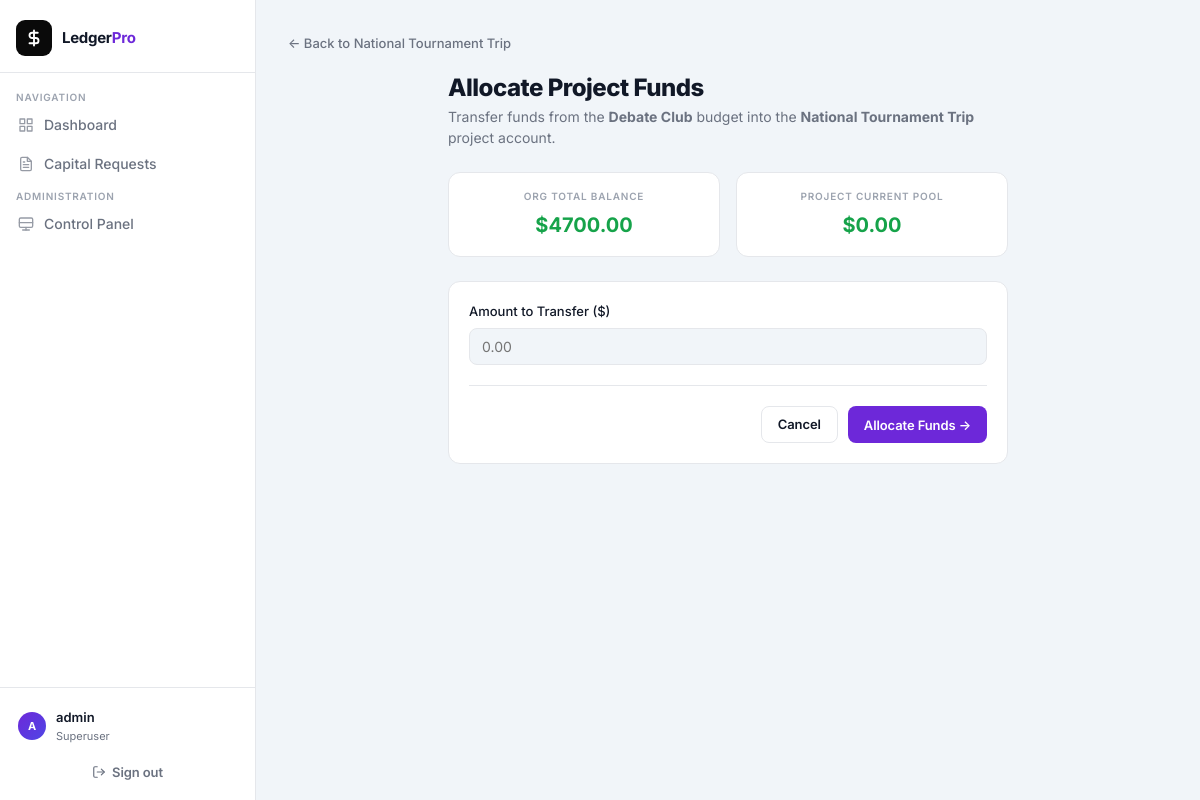
Screenshot of /org/1/project/1/allocate/ (signed in) with the database file from the repository.
### orgs/models.py (models this page shows, shortened)
class Project(models.Model):
    organization = models.ForeignKey(Organization, on_delete=models.CASCADE, related_name='projects')
    name = models.CharField(max_length=200)
    description = models.TextField(blank=True)
    bulletin = models.TextField(blank=True, help_text="Project bulletin board")
    allocated_budget = models.DecimalField(
        max_digits=12, decimal_places=2, default=0.00,
        help_text="Capital allocated from the main Org budget to this project"
    )

class Organization(models.Model):
    institution = models.ForeignKey(
        Institution, on_delete=models.CASCADE, related_name='organizations',
        null=True, blank=True
    )
    name = models.CharField(max_length=200)
    description = models.TextField(blank=True)
    officers = models.ManyToManyField(User, related_name='officer_of', blank=True)
    budget = models.DecimalField(
        max_digits=12, decimal_places=2, default=0.00,
        help_text="Starting budget manually inputted by Admins"
    )
    admins = models.ManyToManyField(
        User, related_name='org_admin_of', blank=True,
        help_text="Users with admin-level access to this org (set by the Institution Superuser)"
    )

### orgs/views.py (the view, shortened to what this page needs)
# urls.py: path('org/<int:org_id>/project/<int:project_id>/allocate/', views.allocate_funds, name='allocate_funds'),
@login_required
def allocate_funds(request, org_id, project_id):
    org = get_object_or_404(Organization, id=org_id)
    if not is_admin_for_org(request.user, org):
        return redirect('dashboard')
    project = get_object_or_404(Project, id=project_id, organization=org)
    return render(request, 'orgs/allocate_funds.html', {'org': org, 'project': project})

### orgs/context_processors.py (called while the page is built)
def platform_context(request):
    if request.user.is_anonymous:
        return {
            'is_platform_admin': False,
            'user_institution': None,
            'is_any_superuser': False,
        }
    return {
        'is_platform_admin': is_platform_admin(request.user),
        'user_institution': get_user_institution(request.user),
        'is_any_superuser': is_any_superuser(request.user),
    }

### orgs/utils.py (called while the page is built)
def get_user_institution(user):
    if user.is_anonymous:
        return None
    try:
        if hasattr(user, 'superuser_of'):
            return user.superuser_of
    except Exception:
        pass
    org = Organization.objects.filter(admins=user).first() or Organization.objects.filter(officers=user).first()
    if org:
        return org.institution
    return None

def is_platform_admin(user):
    return user.is_superuser and not hasattr(user, 'superuser_of')

def is_any_superuser(user):
    if is_platform_admin(user):
        return True
    institution = get_user_institution(user)
    if institution and user == institution.superuser:
        return True
    return False

def is_admin_for_org(user, org):
    if is_platform_admin(user):
        return True
    institution = get_user_institution(user)
    if institution and user == institution.superuser and org.institution == institution:
        return True
    return user in org.admins.all()

### orgs/templates/orgs/allocate_funds.html (shortened to what this page needs)
{% extends 'orgs/base.html' %}
{% block content %}
<a href="{% url 'project_detail' org.id project.id %}" class="back-link">&larr; Back to {{ project.name }}</a>
<div style="max-width: 560px; margin: 0 auto;">
    <div style="margin-bottom: 24px;">
        <h1 class="page-title">Allocate Project Funds</h1>
        <p class="page-subtitle">Transfer funds from the <strong>{{ org.name }}</strong> budget into the <strong>{{ project.name }}</strong> project account.</p>
    </div>
    <div style="display: grid; grid-template-columns: 1fr 1fr; gap: 16px; margin-bottom: 24px;">
        <div class="card" style="text-align: center; padding: 16px;">
            <div
                style="font-size: 10px; font-weight: 600; text-transform: uppercase; letter-spacing: 0.8px; color: var(--text-label); margin-bottom: 6px;">
                Org Total Balance</div>
            <div class="money" style="font-size: 20px;">${{ org.budget }}</div>
        </div>
        <div class="card" style="text-align: center; padding: 16px;">
            <div
                style="font-size: 10px; font-weight: 600; text-transform: uppercase; letter-spacing: 0.8px; color: var(--text-label); margin-bottom: 6px;">
                Project Current Pool</div>
            <div class="money" style="font-size: 20px;">${{ project.allocated_budget }}</div>
        </div>
    </div>
    <div class="card">
        <form method="post">
            <div class="form-group">
                <label class="form-label">Amount to Transfer ($)</label>
                <input type="number" step="0.01" min="0.01" name="amount" class="form-control" placeholder="0.00"
                    required autofocus>
            </div>
            <hr class="divider">
            <div style="display: flex; justify-content: flex-end; gap: 10px;">
                <a href="{% url 'project_detail' org.id project.id %}" class="btn btn-outline">Cancel</a>
                <button type="submit" class="btn btn-primary">Allocate Funds &rarr;</button>
            </div>
        </form>
    </div>
</div>
{% endblock %}

### orgs/templates/orgs/base.html (shortened to what this page needs)
<!DOCTYPE html>
<html lang="en">
<head>
</head>
<body>
    <aside class="sidebar">
        <div class="sidebar-header">
            <a href="{% url 'dashboard' %}" class="sidebar-logo">
                <div class="sidebar-logo-icon">
                    <svg width="18" height="18" viewBox="0 0 24 24" fill="none" stroke="currentColor" stroke-width="2.5"
                        stroke-linecap="round" stroke-linejoin="round">
                        <path d="M12 2v20M17 5H9.5a3.5 3.5 0 0 0 0 7h5a3.5 3.5 0 0 1 0 7H6" />
                    </svg>
                </div>
                <span class="sidebar-logo-text">Ledger<span>Pro</span></span>
            </a>
        </div>
        <nav class="sidebar-nav">
            <span class="nav-section-label">Navigation</span>
            <a href="{% url 'dashboard' %}" class="nav-link">
                <svg viewBox="0 0 24 24" fill="none" stroke="currentColor" stroke-width="2" stroke-linecap="round"
                    stroke-linejoin="round">
                    <rect x="3" y="3" width="7" height="7" />
                    <rect x="14" y="3" width="7" height="7" />
                    <rect x="14" y="14" width="7" height="7" />
                    <rect x="3" y="14" width="7" height="7" />
                </svg>
                Dashboard
            </a>
            <a href="{% url 'all_requests' %}" class="nav-link">
                Capital Requests
            </a>
            {% if is_any_superuser %}
            <span class="nav-section-label">Administration</span>
            <a href="{% url 'superuser_dashboard' %}" class="nav-link">
                <svg viewBox="0 0 24 24" fill="none" stroke="currentColor" stroke-width="2" stroke-linecap="round"
                    stroke-linejoin="round">
                    <rect x="2" y="3" width="20" height="14" rx="2" ry="2" />
                    <line x1="2" y1="10" x2="22" y2="10" />
                    <line x1="7" y1="21" x2="17" y2="21" />
                    <line x1="12" y1="17" x2="12" y2="21" />
                </svg>
                {% if is_platform_admin %}Platform Control{% else %}Control Panel{% endif %}
            </a>
            {% endif %}
        </nav>
        <div class="sidebar-footer">
            {% if user.is_authenticated %}
            <div class="user-pill">
                <div class="user-avatar">{{ user.username|slice:":1" }}</div>
                <div class="user-info">
                    <div class="user-name">{{ user.username }}</div>
                    <div class="user-role">
                        {% if user.is_superuser %}Superuser{% elif user.is_staff %}Admin{% else %}Officer{% endif %}
                    </div>
                </div>
            </div>
            <form action="{% url 'account_logout' %}" method="post" style="margin-top: 4px;">
                <button type="submit" class="btn btn-ghost"
                    style="width: 100%; justify-content: center; font-size: 13px;">
                    <svg width="14" height="14" viewBox="0 0 24 24" fill="none" stroke="currentColor" stroke-width="2"
                        stroke-linecap="round" stroke-linejoin="round">
                        <path d="M9 21H5a2 2 0 0 1-2-2V5a2 2 0 0 1 2-2h4" />
                        <polyline points="16 17 21 12 16 7" />
                        <line x1="21" y1="12" x2="9" y2="12" />
                    </svg>
                    Sign out
                </button>
            </form>
            {% else %}
            <a href="{% url 'account_login' %}" class="btn" style="width: 100%; justify-content: center;">Sign in</a>
            {% endif %}
        </div>
    </aside>
    <div class="main-wrapper">
        <div class="container">
            {% block content %}{% endblock %}
        </div>
    </div>
</body>
</html>

### rows the page displays
Project: name "National Tournament Trip", allocated_budget "0.00"
Organization: name "Debate Club", budget "4700.00"

### other values shown
{{ user.username|slice:":1" }} "A"
{{ user.username }} "admin"
